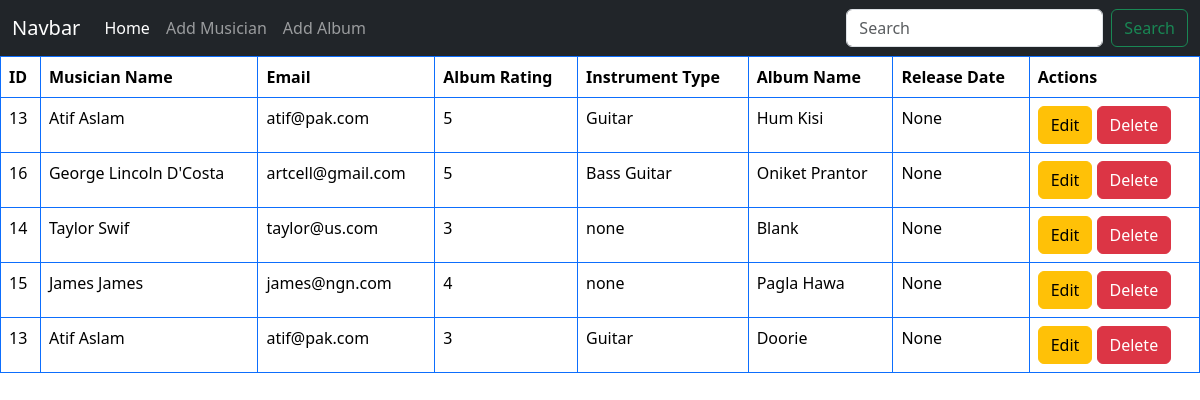
The page / on the database its author committed.
### album/models.py (models this page shows, shortened)
class Album(models.Model):
    name = models.CharField(max_length=50)
    release_date = models.DateField(null=True, blank=True)
    CHOICES = [
        (1, "1"),
        (2, "2"),
        (3, "3"),
        (4, "4"),
        (5, "5"),
    ]
    rating = models.IntegerField(choices=CHOICES)
    musician = models.ForeignKey(Musician, on_delete=models.CASCADE)

### musician/models.py (models this page shows, shortened)
class Musician(models.Model):
    first_name = models.CharField(max_length=50)
    last_name = models.CharField(max_length=50)
    email = models.EmailField(max_length=50)
    phone_number = models.IntegerField(max_length=13)
    instrument_type = models.CharField(max_length=50)
    @property
    def name(self):
        return f"{self.first_name} {self.last_name}"

### Musicians_Directory/views.py (the view)
# urls.py: 2. Add a URL to urlpatterns:  path('', views.home, name='home')
def home(request):
    data = Album.objects.all()
    return render(request, "home.html", {"albums": data})

### templates/home.html
{% extends 'base.html' %}
{% block content %}
<table class="table table-bordered border-primary">
    <thead>
        <tr>
            <th scope="col">ID</th>
            <th scope="col">Musician Name</th>
            <th scope="col">Email</th>
            <th scope="col">Album Rating</th>
            <th scope="col">Instrument Type</th>
            <th scope="col">Album Name</th>
            <th scope="col">Release Date</th>
            <th scope="col">Actions</th>
        </tr>
    </thead>
    <tbody>
        {% for album in albums %}
        <tr class="col">
            <td>{{album.musician.id}}</td>
            <td>
                <a href="{% url 'edit_musician' album.musician.id %}" style="text-decoration: none;"
                    class="text-black">{{album.musician.name}}</a>
            </td>
            <td>{{album.musician.email}}</td>
            <td>{{album.rating}}</td>
            <td>{{album.musician.instrument_type }}</td>
            <td>{{album.name}}</td>
            <td>{{album.release_date}}</td>
            <td>
                <a href="{% url 'edit_album' album.id %}" class="btn btn-warning">Edit</a>
                <a href="{% url 'delete_musician' album.musician.id %}" class="btn btn-danger">Delete</a>
            </td>
        </tr>
        {% endfor %}
    </tbody>
</table>
{% endblock %}

### templates/base.html (shortened to what this page needs)
<!doctype html>
<html lang="en">
<head>
    <link href="https://cdn.jsdelivr.net/npm/bootstrap@5.3.3/dist/css/bootstrap.min.css" rel="stylesheet"
>
</head>
<body>
    <nav class="navbar navbar-expand-lg navbar-dark bg-dark">
        <div class="container-fluid">
            <a class="navbar-brand" href="#">Navbar</a>
            <div class="collapse navbar-collapse" id="navbarSupportedContent">
                <ul class="navbar-nav me-auto mb-2 mb-lg-0">
                    <li class="nav-item">
                        <a class="nav-link active" aria-current="page" href="{% url 'homepage' %}">Home</a>
                    </li>
                    <li class="nav-item">
                        <a class="nav-link" href="{% url 'add_musician' %}">Add Musician</a>
                    </li>
                    <li class="nav-item">
                        <a class="nav-link" href="{% url 'add_album' %}">Add Album</a>
                    </li>
                </ul>
                <form class="d-flex" role="search">
                    <input class="form-control me-2" type="search" placeholder="Search" aria-label="Search">
                    <button class="btn btn-outline-success" type="submit">Search</button>
                </form>
            </div>
        </div>
    </nav>
    {% block content %}
    {% endblock %}
</body>
</html>

### rows shown on the page
Album: musician.id "13", musician.name "Atif Aslam", musician.email "atif@pak.com", rating "5", musician.instrument_type "Guitar", name "Hum Kisi", release_date "None"
Album: musician.id "16", musician.name "George Lincoln D'Costa", musician.email "artcell@gmail.com", rating "5", musician.instrument_type "Bass Guitar", name "Oniket Prantor", release_date "None"
Album: musician.id "14", musician.name "Taylor Swif", musician.email "taylor@us.com", rating "3", musician.instrument_type "none", name "Blank", release_date "None"
Album: musician.id "15", musician.name "James James", musician.email "james@ngn.com", rating "4", musician.instrument_type "none", name "Pagla Hawa", release_date "None"
Album: musician.id "13", musician.name "Atif Aslam", musician.email "atif@pak.com", rating "3", musician.instrument_type "Guitar", name "Doorie", release_date "None"
